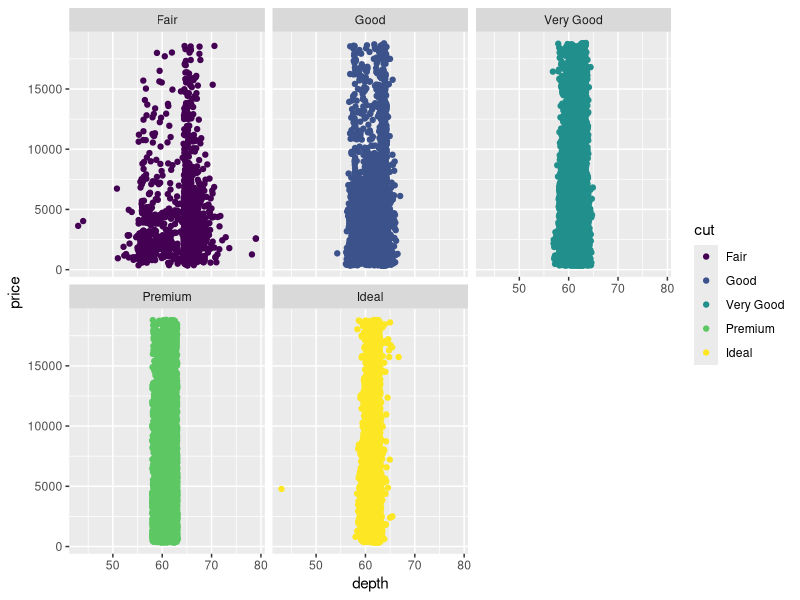

Write R code to recreate this figure. (Note: this script raises an error after producing the figure.)
## ---- chunk 1
library(tidyverse); library(ggplot2)
data("diamonds")

df=diamonds %>% ggplot(aes(x=depth, y=price, color=cut))+
  geom_point(size=0.2)+geom_jitter()+ facet_wrap(cut~.)
df
df2=diamonds %>% ggplot(aes(x=cut, y=price, color=cut))+
  geom_boxplot()+geom_jitter(size=0.1, alpha=0.8)+facet_wrap()
df2
